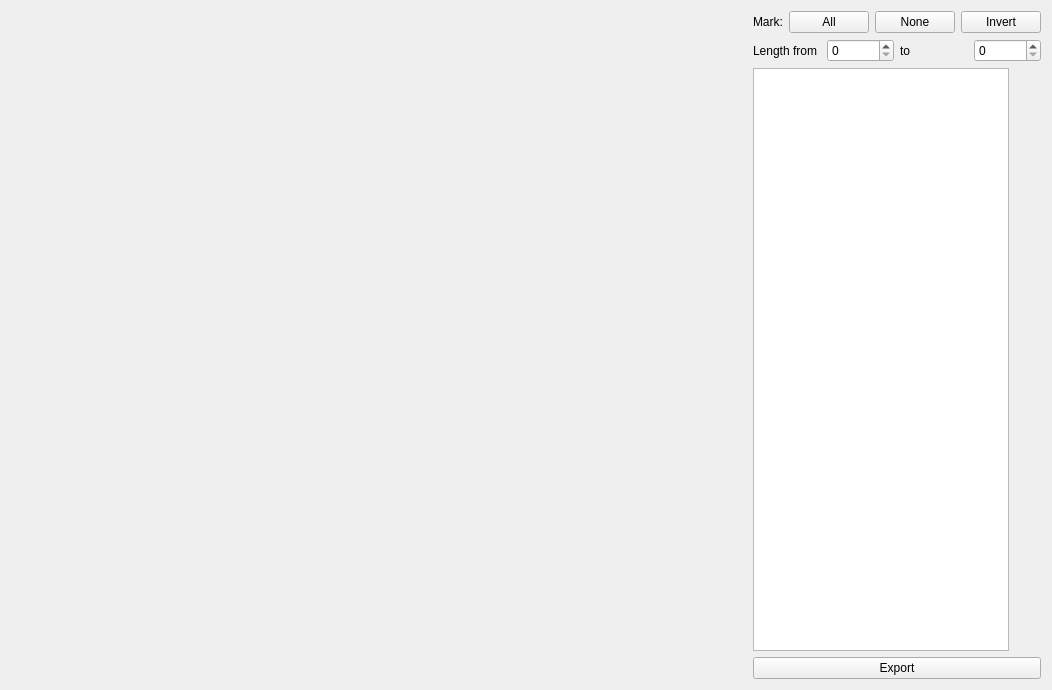
<?xml version="1.0" encoding="UTF-8"?>
<ui version="4.0">
 <class>TrajectoriesSelector</class>
 <widget class="QWidget" name="TrajectoriesSelector">
  <property name="geometry">
   <rect>
    <x>0</x>
    <y>0</y>
    <width>1052</width>
    <height>690</height>
   </rect>
  </property>
  <property name="windowTitle">
   <string>Form</string>
  </property>
  <layout class="QHBoxLayout" name="horizontalLayout">
   <item>
    <layout class="QGridLayout" name="gridLayout">
     <item row="0" column="1">
      <widget class="CameraPanel" name="widget" native="true">
       <property name="sizePolicy">
        <sizepolicy hsizetype="Expanding" vsizetype="Expanding">
         <horstretch>0</horstretch>
         <verstretch>0</verstretch>
        </sizepolicy>
       </property>
      </widget>
     </item>
     <item row="0" column="0">
      <widget class="CameraPanel" name="widget_2" native="true">
       <property name="sizePolicy">
        <sizepolicy hsizetype="Expanding" vsizetype="Expanding">
         <horstretch>0</horstretch>
         <verstretch>0</verstretch>
        </sizepolicy>
       </property>
      </widget>
     </item>
     <item row="1" column="1">
      <widget class="CameraPanel" name="widget_3" native="true">
       <property name="sizePolicy">
        <sizepolicy hsizetype="Expanding" vsizetype="MinimumExpanding">
         <horstretch>0</horstretch>
         <verstretch>0</verstretch>
        </sizepolicy>
       </property>
      </widget>
     </item>
     <item row="1" column="0">
      <widget class="CameraPanel" name="widget_4" native="true">
       <property name="sizePolicy">
        <sizepolicy hsizetype="Expanding" vsizetype="Expanding">
         <horstretch>0</horstretch>
         <verstretch>0</verstretch>
        </sizepolicy>
       </property>
      </widget>
     </item>
    </layout>
   </item>
   <item>
    <layout class="QVBoxLayout" name="verticalLayout">
     <property name="sizeConstraint">
      <enum>QLayout::SetMinimumSize</enum>
     </property>
     <item>
      <layout class="QHBoxLayout" name="horizontalLayout_2">
       <item>
        <widget class="QLabel" name="label">
         <property name="sizePolicy">
          <sizepolicy hsizetype="Preferred" vsizetype="Preferred">
           <horstretch>0</horstretch>
           <verstretch>0</verstretch>
          </sizepolicy>
         </property>
         <property name="minimumSize">
          <size>
           <width>0</width>
           <height>0</height>
          </size>
         </property>
         <property name="text">
          <string>Mark:</string>
         </property>
        </widget>
       </item>
       <item>
        <widget class="QPushButton" name="mark_all">
         <property name="text">
          <string>All</string>
         </property>
        </widget>
       </item>
       <item>
        <widget class="QPushButton" name="mark_none">
         <property name="text">
          <string>None</string>
         </property>
        </widget>
       </item>
       <item>
        <widget class="QPushButton" name="mark_invert">
         <property name="text">
          <string>Invert</string>
         </property>
        </widget>
       </item>
      </layout>
     </item>
     <item>
      <layout class="QHBoxLayout" name="horizontalLayout_4">
       <item>
        <widget class="QLabel" name="label_2">
         <property name="text">
          <string>Length from</string>
         </property>
        </widget>
       </item>
       <item>
        <widget class="QSpinBox" name="length_from"/>
       </item>
       <item>
        <widget class="QLabel" name="label_3">
         <property name="text">
          <string>to</string>
         </property>
        </widget>
       </item>
       <item>
        <widget class="QSpinBox" name="length_to"/>
       </item>
      </layout>
     </item>
     <item>
      <widget class="QTableWidget" name="traj_table">
       <property name="sizePolicy">
        <sizepolicy hsizetype="Fixed" vsizetype="Expanding">
         <horstretch>0</horstretch>
         <verstretch>0</verstretch>
        </sizepolicy>
       </property>
       <property name="minimumSize">
        <size>
         <width>180</width>
         <height>0</height>
        </size>
       </property>
      </widget>
     </item>
     <item>
      <widget class="QPushButton" name="btn_export">
       <property name="text">
        <string>Export</string>
       </property>
      </widget>
     </item>
    </layout>
   </item>
  </layout>
 </widget>
 <customwidgets>
  <customwidget>
   <class>CameraPanel</class>
   <extends>QWidget</extends>
   <header>cam_panel.h</header>
   <container>1</container>
  </customwidget>
 </customwidgets>
 <resources/>
 <connections/>
</ui>
